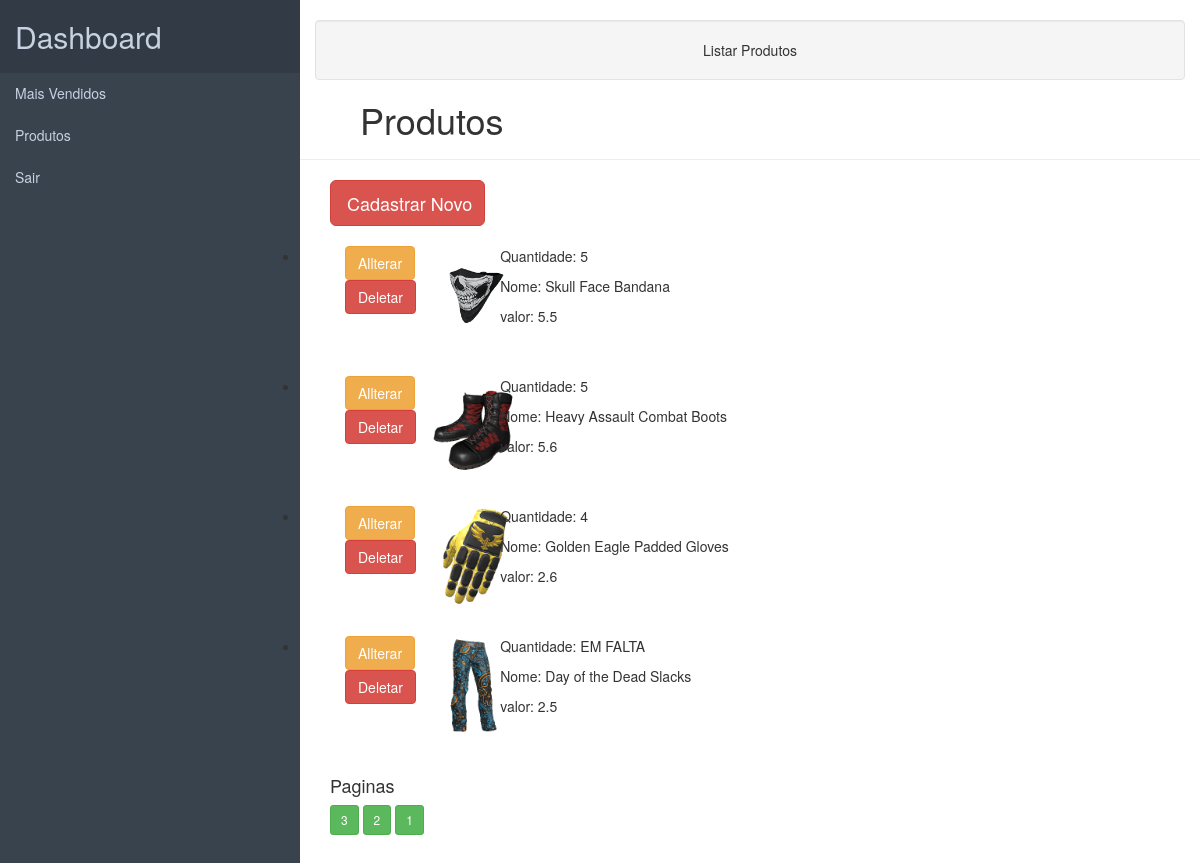
Screenshot of /controlProduto.php?pagina=2 with the database file from the repository.
### tables this page shows
CREATE TABLE "skin" ("codSkin" INTEGER PRIMARY KEY  AUTOINCREMENT  NOT NULL  UNIQUE , "precoSkin" FLOAT NOT NULL , "descSkin" TEXT NOT NULL , "imgSkin" TEXT NOT NULL , "codTipoSkin" INTEGER NOT NULL , "nomeSkin" TEXT, "quantSkin" INTEGER NOT NULL  DEFAULT 5);

### listTopProc.php (called while the page is built, shortened)
<?php
  $conexaoBanco = new PDO('sqlite:Ecommerce.sqlite') or die ("Não Conectou!");
  $SQL = "SELECT * FROM skin limit $inicio,$registros";
  $resultado = $conexaoBanco->query($SQL);
  $prod = $resultado->fetchAll();
 ?>

### ecommerceCon.php (called while the page is built, shortened)
<?php
    $conexaoBanco = new PDO('sqlite:Ecommerce.sqlite') or die ("Não Conectou!");
    if($categoria != null){
        $sqlCount ="SELECT COUNT(*) AS total FROM skin WHERE codTipoSkin = '$categoria';";
    }else{
        $sqlCount ="SELECT COUNT(*) AS total FROM skin; ";
    }
    $resultado = $conexaoBanco->query($sqlCount);
    $total = $resultado->fetchAll();
    $totalRegistro = $total[0]['total'];
    $numPaginas = ceil($totalRegistro/$registros);
?>

### controlProduto.php (the view, shortened to what this page needs)
<?php
    $registros = 4;
    $categoria = null;
    $pagina = (isset($_GET['pagina']))? $_GET['pagina'] : 1;
    $inicio = ($registros*$pagina)-$registros;
    include("ecommerceCon.php");
    include("listTopProc.php");
 ?>
<!DOCTYPE html>
<html lang="pt-br">
    <head>
        <link href="adm/css/bootstrap.css" rel="stylesheet">
        <link href="adm/css/personalizado.css" rel="stylesheet">
    </head>
    <body>
        <div class="container-fluid">
            <div class="row content">
                <div class="col-sm-3 sidenav hidden-xs">
                    <h2>Dashboard</h2>
                    <ul class="nav nav-pills nav-stacked">
                        <li><a href="listarTop.php">Mais Vendidos</a></li>
                        <li><a href="controlProduto.php">Produtos</a></li>
                        <li><a href="administradorLogout.php">Sair</a></li>
                    </ul>
                </div><br>
                <div class="col-sm-9"><div class="well text-center">
    Listar Produtos
</div>
                </div>
                        <div class="page-header">
                                <h1>&nbsp &nbsp &nbsp Produtos </h1>
                        </div>
                        <div class="col-sm-4">
                            <div class="col-md-6">
                              <form class="" action="cadastrarProduto.php" method="post">
                                <input type="submit" class="btn btn-lg btn-danger btn-block" value="Cadastrar Novo" name="cadastrar">
                              </form>
                            </div>
                        </div>
                        <div class="col-sm-6">
                            <div class="col-md-6">
                                <br />
                            </div>
                        </div>
                        <div class="shop-loop grid">
                            <ul class="products">
                                <?php
                                            $i = 0;
                                            foreach($prod as $prods) {
                                ?>
                                <li class="product product-no-border style-2 col-md-8 col-sm-8">
                                    <div class="product-container">
                                        <figure>
                                            <div class="product-wrap">
                                                <div class="shop-loop-thumbnail shop-loop-front-thumbnail">
                                                    <div class="col-sm-8">
                                                        <div class="col-md-2">
                                                            <form class="" action="cadastrarProduto.php" method="post"> <input class="btn btn-warning" type="submit" name="Alterar" value="Allterar"></form>
                                                            <form class="" action="deletarProduto.php" method="post"> <input class="btn btn-danger" type="submit" name="Deletar" value="Deletar"></form>
                                                        </div>
                                                        <div class="col-md-2">
                                                            <a><img width="100" height="100" src=<?php echo $prod[$i]['imgSkin']; ?> alt=""/></a>
                                                        </div>
                                                        <div class="col-md-8">
                                                            <p> Quantidade: <?php  if($prod[$i]['quantSkin'] > 0){ echo $prod[$i]['quantSkin']; }else{ echo "EM FALTA"; } ?> </p>
                                                            <p> Nome: <?php echo $prod[$i]['nomeSkin']; ?> </p>
                                                            <p> valor: <?php echo $prod[$i]['precoSkin']; ?> </p>
                                                            <br /> <br />
                                                        </div>
                                                    </div>
                                                </div>
                                            </div>
                                        </figure>
                                    </div>
                                </li>
                                <br />
                                <br />
                                <?php
                                    $i++;
                                 }
                                 ?>
                            </ul>
                        </div>
                        <div class="col-sm-6">
                            <div class="col-md-6">
                                <nav class="commerce-pagination">
                                    <b> <h4> Paginas </h4> </b>
                                    <div class="paginate">
                                        <div class="paginate_links">
                                        <?php for($i = $numPaginas; $i >= 1; $i--) { ?>
                                            <a class="btn btn-sm btn-success" href='controlProduto.php?pagina=<?php echo "$i" ?>'> <?php echo "$i" ?></a>
                                        <?php	} ?>
                                        </div>
                                    </div>
                                </nav>
                            </div>
                        </div>
            </div>
        </div>
    </body>
</html>

### adm/css/personalizado.css (style rules this page uses)
.row.content { height: 950px; }
.sidenav { background-color: #38434e; height: 100%; padding-left: 0px; padding-right: 0px; }
.sidenav h2 { padding-left: 15px; padding-top: 20px; padding-bottom: 20px; margin: 0px; color: #c6d1e2; background-color: #323b45; }
.sidenav ul li a { border-radius: 0px; color: #c6d1e2; }

### rows the page displays
skin: imgSkin (picture), quantSkin "5", nomeSkin "Skull Face Bandana", precoSkin "5.5"
skin: imgSkin (picture), quantSkin "5", nomeSkin "Heavy Assault Combat Boots", precoSkin "5.6"
skin: imgSkin (picture), quantSkin "4", nomeSkin "Golden Eagle Padded Gloves", precoSkin "2.6"
skin: imgSkin (picture), quantSkin "EM FALTA", nomeSkin "Day of the Dead Slacks", precoSkin "2.5"
